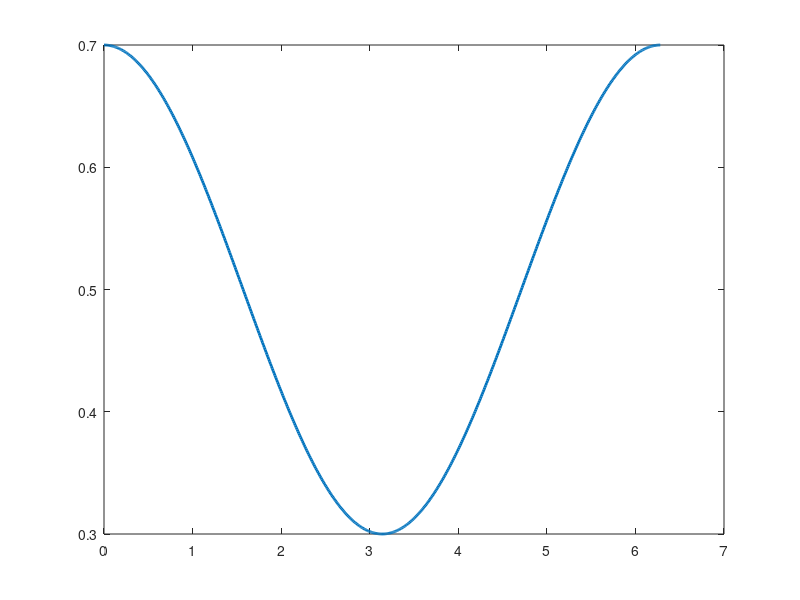

The MATLAB script that drew this image: (Note: this script raises an error after producing the figure.)
clear; close all; clc;
phase = 0:0.01:2*pi;

ITPC = 0.5 + 0.2 * cos(phase);
figure
plot(phase, ITPC, 'LineWidth', 2)
xlabel('Endogenous phase', FontSize = 15)
xticks([0, pi/2, pi, 3*pi/2, 2*pi])
xticklabels({'0', 'pi/2', 'pi', '3*pi/2', '2*pi'})
xlim([0, 2*pi])
ylim([0.2, 0.8])
ylabel('ITPC', FontSize = 15)
